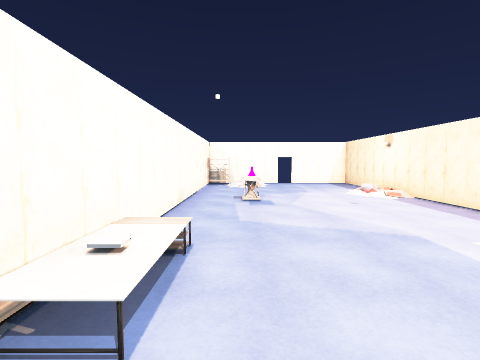
view 1 (above)

14 first-person views from a walk through a Unity game level. The camera is 1.5 m above the floor, tilts 4° down and sees 85° across. The floor is counted in squares, 1 m on a side. Each view is taken from the middle of a square. On the plan, view 1 faces up. The plan holds only what a view shows up to about 14 squares ahead; the rest is blank. The place goes on beyond the plan. The player is left out. Some animated figures are not drawn. Door leaves are left out, so doorways stand open. Some surface patterns are stand-ins.

view 2
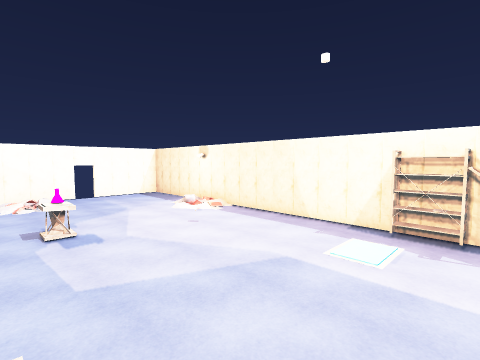

view 3
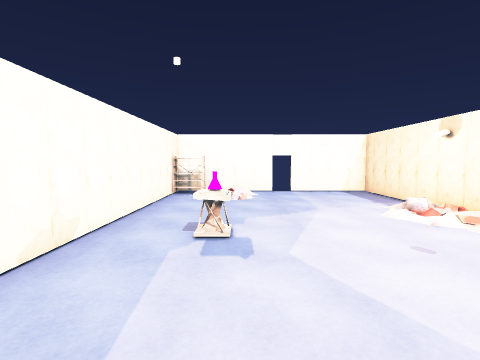

view 4
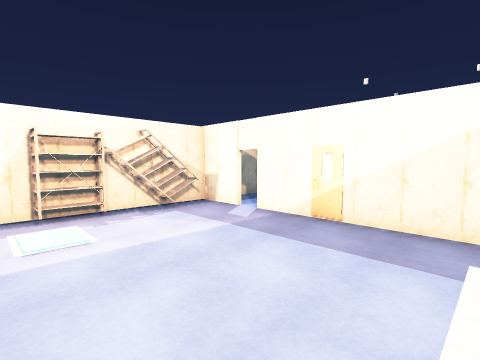

view 5
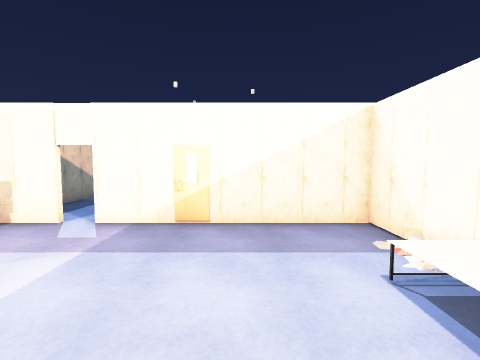

view 6
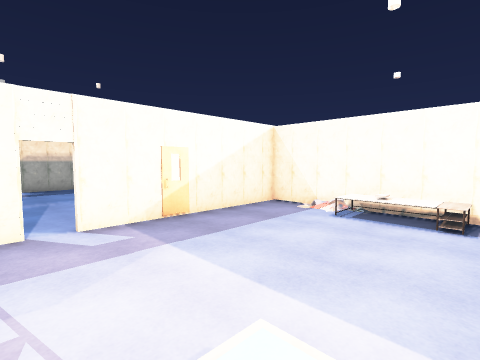

view 7
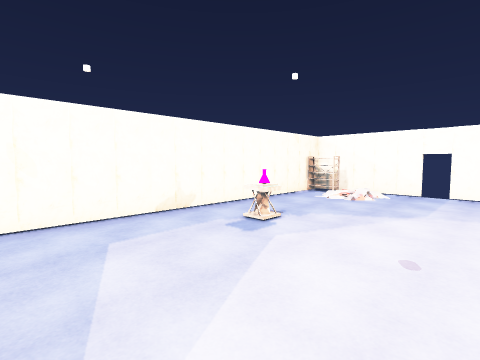

view 8
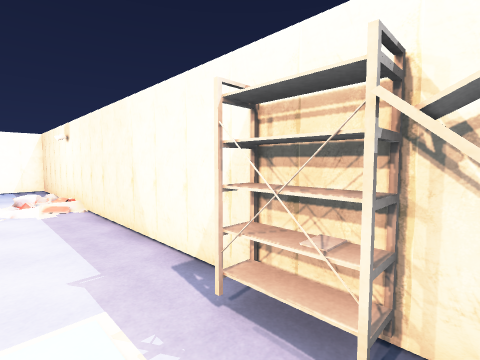

view 9
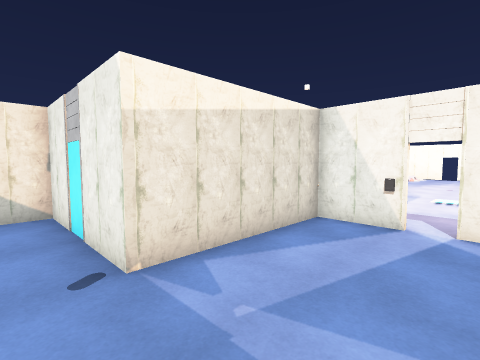

view 10
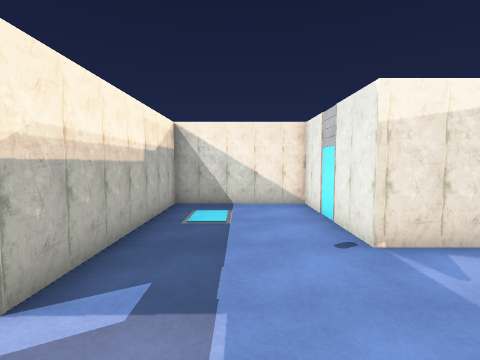

view 11
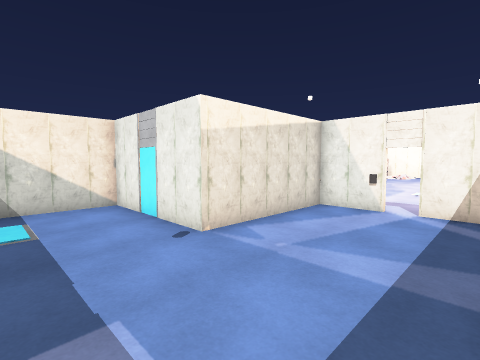

view 12
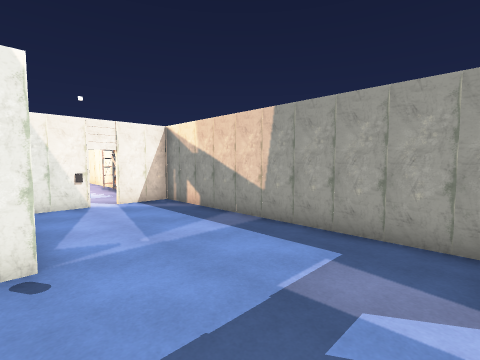

view 13
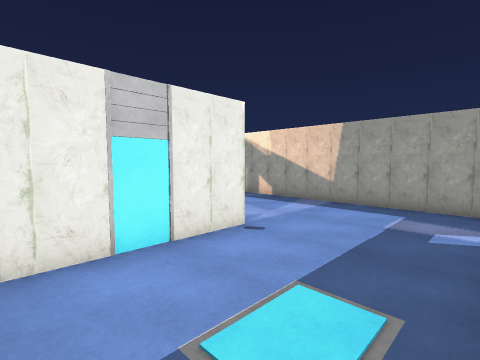

view 14
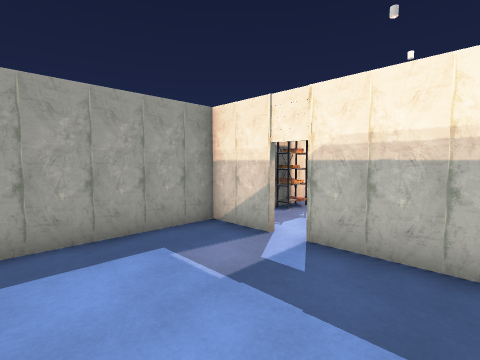

### Floor plan
Key: @ floor where view 1 was taken; # wall or solid block; . main floor; : floor 0.25 m higher than the main floor; + floor 0.5 m higher than the main floor; / step, stairs or slope; D open door; O other object.
Columns run from 3 left of view 1 to 8 right of it. Each row starts with its distance up from view 1.
 18  #####D#####
 17  #O  ......#
 16  #.  ......#
 15  #.//......#
 14  #......../#
 13  #.......: #
 12  #....../  #
 11  #.O.....//#
 10  #.OO......#
  9  #.........#
  8  #.........#
  7  #.........#
  6  #.........#
  5  #.........#
  4  #/.......O
  3  #+.......O
  2  O/.......O
  1  #........O
  0  #.@......O
 -1  #...## D###
 -2   O###.OD..#
 -3      #.....#
 -4      #.....#
 -5      #.....#
 -6 ######.....#
 -7 #..........#
 -8 #..........#
 -9 #..........#
-10 #..........#
-11 #.....# D###

Where each view was taken, in squares from view 1:
view 1: 0 up, 0 right, facing up
view 2: 2 up, 1 left, facing up-right
view 3: 5 up, 1 right, facing up
view 4: 5 up, 1 left, facing down-right
view 5: 5 up, 1 right, facing down
view 6: 5 up, 6 right, facing down-left
view 7: 5 up, 5 right, facing up-left
view 8: 2 up, 5 right, facing up-right
view 9: 8 down, 6 right, facing up-left
view 10: 9 down, 7 right, facing left
view 11: 10 down, 7 right, facing up-left
view 12: 11 down, 2 right, facing up-right
view 13: 11 down, 2 left, facing up-right
view 14: 7 down, 2 right, facing down-right
